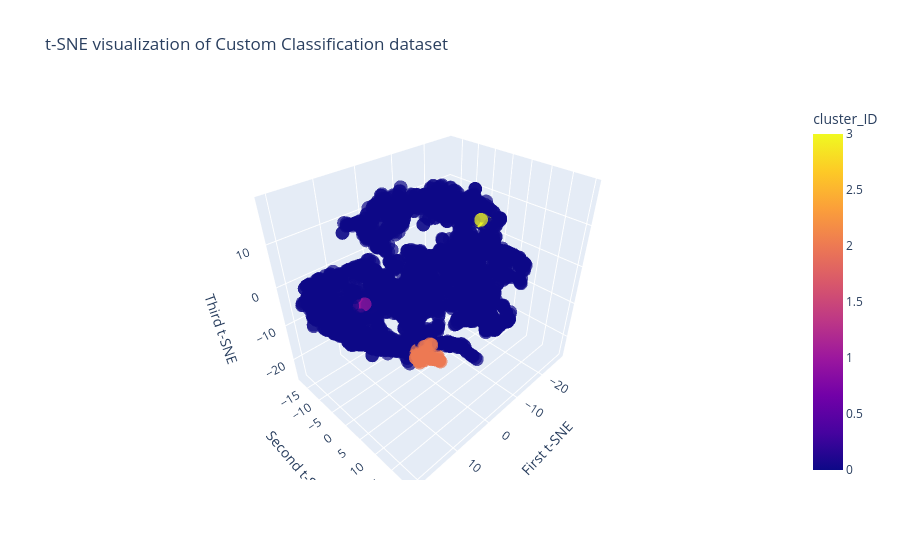

The notebook cell saved with this chart:
### Code cell
from sklearn.cluster import AgglomerativeClustering
import matplotlib.pyplot as plt

clusters = AgglomerativeClustering(n_clusters=None,distance_threshold=8, linkage='single').fit(data2D_tsne)

clusters2 = AgglomerativeClustering(n_clusters=None,distance_threshold=3, linkage='single').fit(data3D_tsne)



# Ensuite visualiser
plt.figure(figsize=(8, 6))
plt.scatter(data2D_tsne[:, 0], data2D_tsne[:, 1], c=clusters.labels_, cmap='viridis')
plt.colorbar(label='Cluster ID')
plt.title('Visualisation t-SNE des clusters Agglomerative Clustering')
plt.show()

fig = px.scatter_3d(
    x=data3D_tsne[:, 0],
    y=data3D_tsne[:, 1],
    z=data3D_tsne[:, 2],
    color=clusters2.labels_,

    title="t-SNE visualization of Custom Classification dataset",
    labels={"color": "cluster_ID"},
    opacity=0.7
)

fig.update_layout(
    scene=dict(
        xaxis_title="First t-SNE",
        yaxis_title="Second t-SNE",
        zaxis_title="Third t-SNE"
    )
)

fig.show()

### Figure 1 — Plotly figure (JSON) as saved in the notebook; plotly's stock layout.template omitted (floating-point values rounded to 4 significant figures; data arrays with more than 128 entries replaced by an {"elided": "..."} marker saying what was removed)
{"data": [{"hovertemplate": "x=%{x}<br>y=%{y}<br>z=%{z}<br>cluster_ID=%{marker.color}<extra></extra>", "legendgroup": "", "marker": {"color": {"elided": "3000 int values"}, "coloraxis": "coloraxis", "opacity": 0.7, "symbol": "circle"}, "mode": "markers", "name": "", "scene": "scene", "showlegend": false, "type": "scatter3d", "x": {"elided": "3000 float values"}, "y": {"elided": "3000 float values"}, "z": {"elided": "3000 float values"}}], "layout": {"coloraxis": {"colorbar": {"title": {"text": "cluster_ID"}}, "colorscale": [[0, "#0d0887"], [0.1111, "#46039f"], [0.2222, "#7201a8"], [0.3333, "#9c179e"], [0.4444, "#bd3786"], [0.5556, "#d8576b"], [0.6667, "#ed7953"], [0.7778, "#fb9f3a"], [0.8889, "#fdca26"], [1, "#f0f921"]]}, "legend": {"tracegroupgap": 0}, "scene": {"domain": {"x": [0, 1], "y": [0, 1]}, "xaxis": {"title": {"text": "First t-SNE"}}, "yaxis": {"title": {"text": "Second t-SNE"}}, "zaxis": {"title": {"text": "Third t-SNE"}}}, "title": {"text": "t-SNE visualization of Custom Classification dataset"}}}
